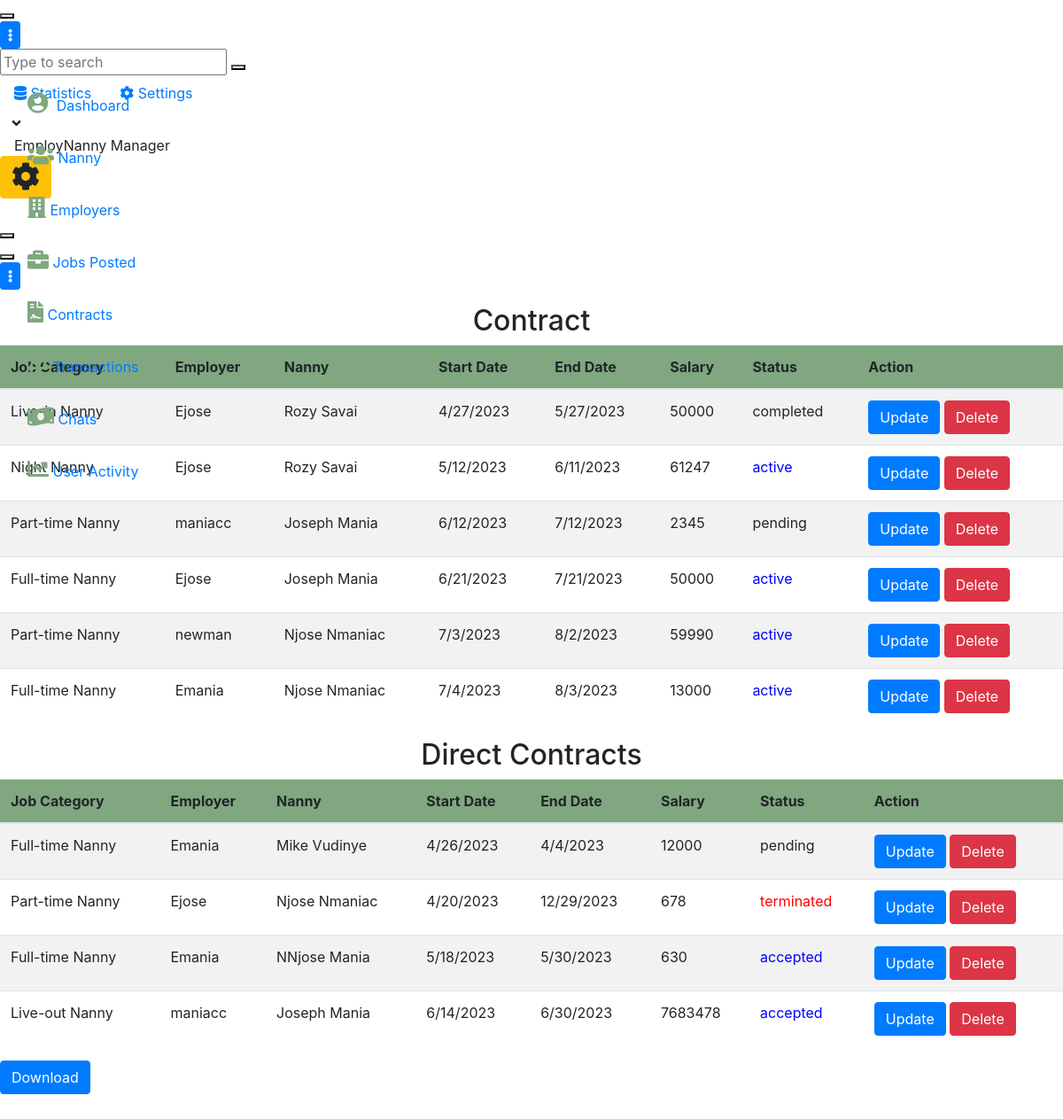
/reports/display_contracts, run on an earlier commit of the app's database.
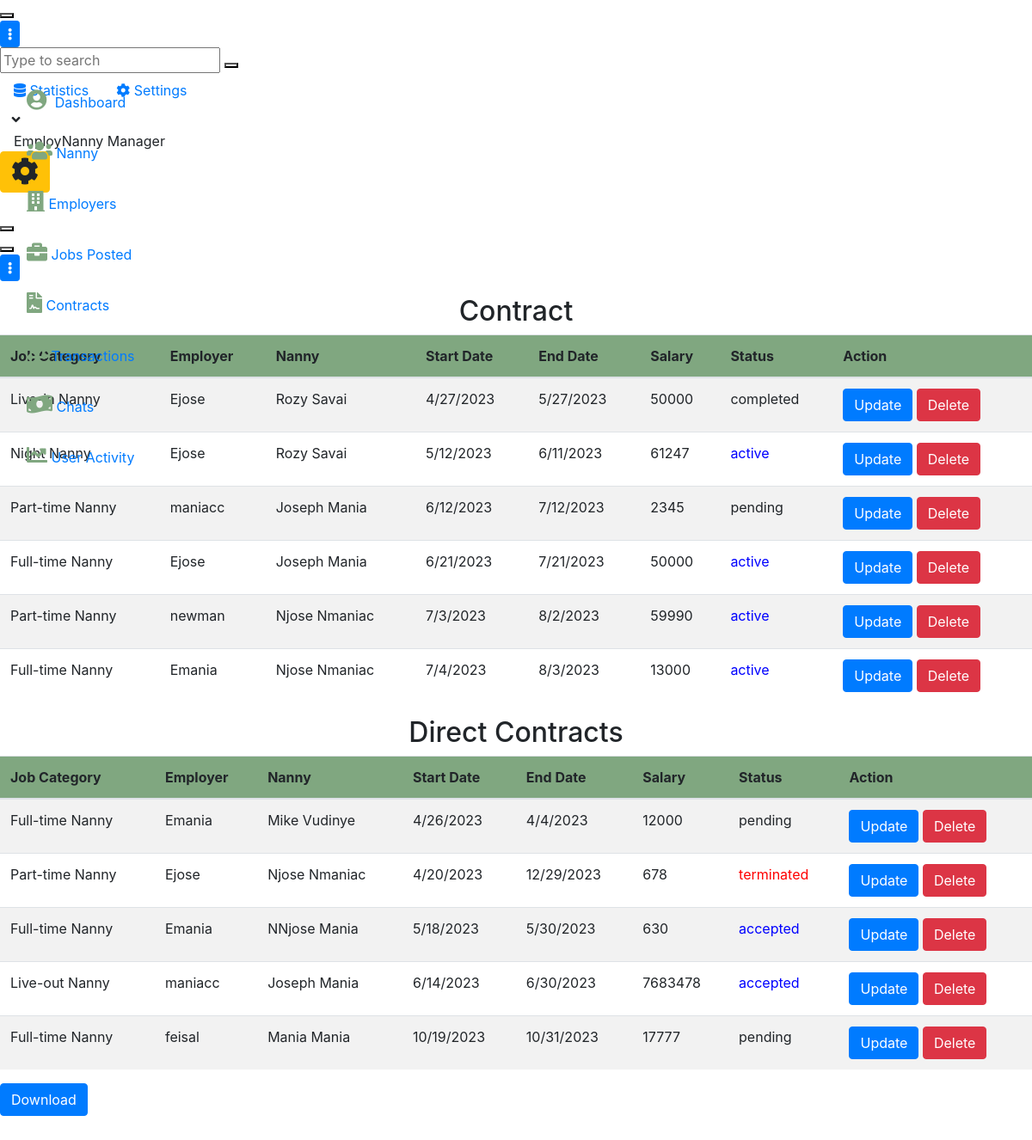
And on a later commit of the database.
### jobapp/models.py (models this page shows, shortened)
class ContractModel(models.Model):
    job = models.ForeignKey(jobModel, on_delete=models.CASCADE, default=1)
    nanny = models.ForeignKey(NannyDetails, on_delete=models.CASCADE, limit_choices_to={
                              'user__groups__name': 'nanny'}, default=1)
    employer = models.ForeignKey(User, on_delete=models.CASCADE,  limit_choices_to={
                                 'groups__name': 'employer'}, default=1)
    start_date = models.DateField(
        auto_now_add=True,  blank=True, null=True)
    end_date = models.DateField(default=timezone.now() + timedelta(days=30))
    duration = models.CharField(
        max_length=100, choices=CONTRACT_DURATION, default="pending")
    amount = models.DecimalField(max_digits=10, decimal_places=2, default=0)
    status = models.CharField(
        max_length=100, choices=CONTRACT_STATUS, default=CONTRACT_STATUS[0][0])
    company_commission = models.DecimalField(
        max_digits=10, decimal_places=2, default=0)
    nanny_signature_image = models.ImageField(
        upload_to='nanny_signatures/', null=True, blank=True)

class jobModel(models.Model):
    employer = models.ForeignKey(User, on_delete=models.CASCADE)
    category = models.CharField(max_length=100, choices=CATEGORIES)
    city = models.CharField(max_length=100, choices=LOCATION_NAMES)
    addresss = models.CharField(max_length=100)
    salary = models.IntegerField()
    language = models.CharField(max_length=100)
    nanny_age = models.CharField(max_length=100, choices=AGE_GROUP_CHOICES)
    hours_per_day = models.IntegerField(default=2)
    start_date = models.DateField()
    years_of_experience = models.IntegerField(default=0)
    duration = models.CharField(
        max_length=100, choices=CONTRACT_DURATION, default="1 - 2 years")
    date_posted = models.DateTimeField(auto_now_add=True)
    job_description = models.TextField(blank=True)
    days_off = models.CharField(
        max_length=100, choices=DAYS_OFF_CHOICES, default='Every weekend')
    leave_available = models.BooleanField(choices=LEAVE_CHOICES, default=False)
    vacation_days_per_year = models.CharField(
        max_length=100, choices=VACATION_CHOICES, default='Two weeks')

class DirectContract(models.Model):
    nanny = models.ForeignKey(NannyDetails, on_delete=models.CASCADE)
    employer = models.ForeignKey(User, on_delete=models.CASCADE)
    job_category = models.CharField(
        max_length=100, choices=CATEGORIES, default="Full-time Nanny")
    city = models.CharField(max_length=100, choices=LOCATION_NAMES)
    salary = models.IntegerField()
    start_date = models.DateField()
    end_date = models.DateField()
    job_description = models.TextField(blank=True)
    status = models.CharField(
        max_length=100, choices=CONTRACT_STATUS, default="pending")
    nanny_signature_image = models.ImageField(
        upload_to='nanny_signatures/', null=True, blank=True)
    amount_to_receive = models.IntegerField()
    company_commission = models.IntegerField()

### users/models.py (models this page shows, shortened)
class NannyDetails(models.Model):
    user = models.OneToOneField(User, on_delete=models.CASCADE)
    first_name = models.CharField(max_length=100)
    last_name = models.CharField(max_length=100)
    phone = models.IntegerField(default=0)
    city = models.CharField(max_length=100)
    address = models.CharField(max_length=200)
    id_number = models.IntegerField(default=0)
    level_of_education = models.CharField(
        max_length=100, choices=HIGHEST_LEVEL_EDUCATION)
    recommendation_letter = models.FileField(
        upload_to='recommendations/', null=True, blank=True)
    id_front_image = models.ImageField(
        upload_to='id_images/', default=0)
    id_back_image = models.ImageField(
        upload_to='id_images/', default=0)
    good_conduct_certificate = models.FileField(
        upload_to='good_conduct/', null=True, blank=True)
    nationality = models.CharField(max_length=100, choices=NATIONALITY_CHOICES)
    availability = models.CharField(
        max_length=100, choices=AVAILABILITY_CHOICES)
    language = models.CharField(max_length=200)
    date_joined = models.DateTimeField(auto_now_add=True)
    years_of_experience = models.IntegerField(default=0)
    age_bracket = models.CharField(
        max_length=100, choices=AGE_GROUP_CHOICES, default="N/A")
    description = models.TextField(blank=True)
    image = models.ImageField(
        default='default.jpg', upload_to='nanny_profile_pics')
    def __str__(self):
        return self.first_name + ' ' + self.last_name

### AdminReports/views.py (the view)
# urls.py: path('display_contracts', views.display_contracts, name="display_contracts"),
def display_contracts(request):
    contracts = ContractModel.objects.all()
    direct_contracts = DirectContract.objects.all()
    context = {
        'contracts': contracts,
        'direct_contracts': direct_contracts
    }
    return render(request, 'admin/contract_lists.html', context)

### AdminReports/templates/admin/contract_lists.html
  {% extends 'admin/baseadmin.html' %}
{% block content %}
</div>
                <div class="app-main__outer">
<div class="app-main__inner">
<h2 class="text-center">Contract</h2>
    <table class="table table-striped">
        <thead style="background-color: rgb(128, 167, 128);">
            <tr>
                <th>Job Category</th>
                <th>Employer</th>
                <th>Nanny</th>
                <th>Start Date</th>
                <th>End Date</th>
                <th>Salary</th>
                <th>Status</th>
                <th>Action</th>
            </tr>
        </thead>
        <tbody>
         {% for contract in contracts %}
    <tr>
        <td>{{ contract.job.category }}</td>
        <td>{{ contract.employer }}</td>
        <td>{{ contract.nanny }}</td>
        <td>{{ contract.start_date|date:"n/j/Y" }}</td>
        <td>{{ contract.end_date|date:"n/j/Y" }}</td>
        <td>{{ contract.job.salary }}</td>
        <td{% if contract.status == 'terminated' %} style="color: red;"{% elif contract.status == 'active' %} style="color: blue;"{% endif %}>{{ contract.status }}</td>
    <td>
        <a href="{% url 'edit_contract' contract.id %}" class="btn btn-primary">Update</a>
        <a href="{% url 'delete_contract' contract.id %}" class="btn btn-danger">Delete</a></td>
    </tr>
{% endfor %}
        </tbody>
    </table>
    <h2 class="text-center">Direct Contracts</h2>
    <table class="table table-striped">
        <thead style="background-color: rgb(128, 167, 128);">
            <tr>
                <th>Job Category</th>
                <th>Employer</th>
                <th>Nanny</th>
                <th>Start Date</th>
                <th>End Date</th>
                <th>Salary</th>
                <th>Status</th>
                <th>Action</th>
            </tr>
        </thead>
        <tbody>
            {% for direct_contract in direct_contracts %}
            <tr>
                <td>{{ direct_contract.job_category }}</td>
                <td>{{ direct_contract.employer }}</td>
                <td>{{ direct_contract.nanny }}</td>
                <td>{{ direct_contract.start_date|date:"n/j/Y" }}</td>
                <td>{{ direct_contract.end_date|date:"n/j/Y" }}</td>
                <td>{{ direct_contract.salary }}</td>
        <td{% if direct_contract.status == 'terminated' %} style="color: red;"{% elif direct_contract.status == 'active' %} style="color: blue;" {% elif direct_contract.status == 'accepted' %} style="color: blue;"{% endif %}>{{ direct_contract.status }}</td>
        <td>
            <a href="{% url 'edit_direct_contract' direct_contract.id %}" class="btn btn-primary">Update</a>
            <a href="{% url 'delete_direct_contract' direct_contract.id %}" class="btn btn-danger">Delete</a></td>
    </tr>
            {% endfor %}
        </tbody>
    </table>
    <a href="{% url 'generate_contract_pdf' %}" class="btn btn-primary">Download</a>
</div>
</div>
    {% endblock content%}

What changed in the data, as far as the page shows it:
added DirectContract: job_category "Full-time Nanny", employer "feisal", nanny "Mania Mania", start_date "10/19/2023", end_date "10/31/2023", salary "17777", status "pending"
